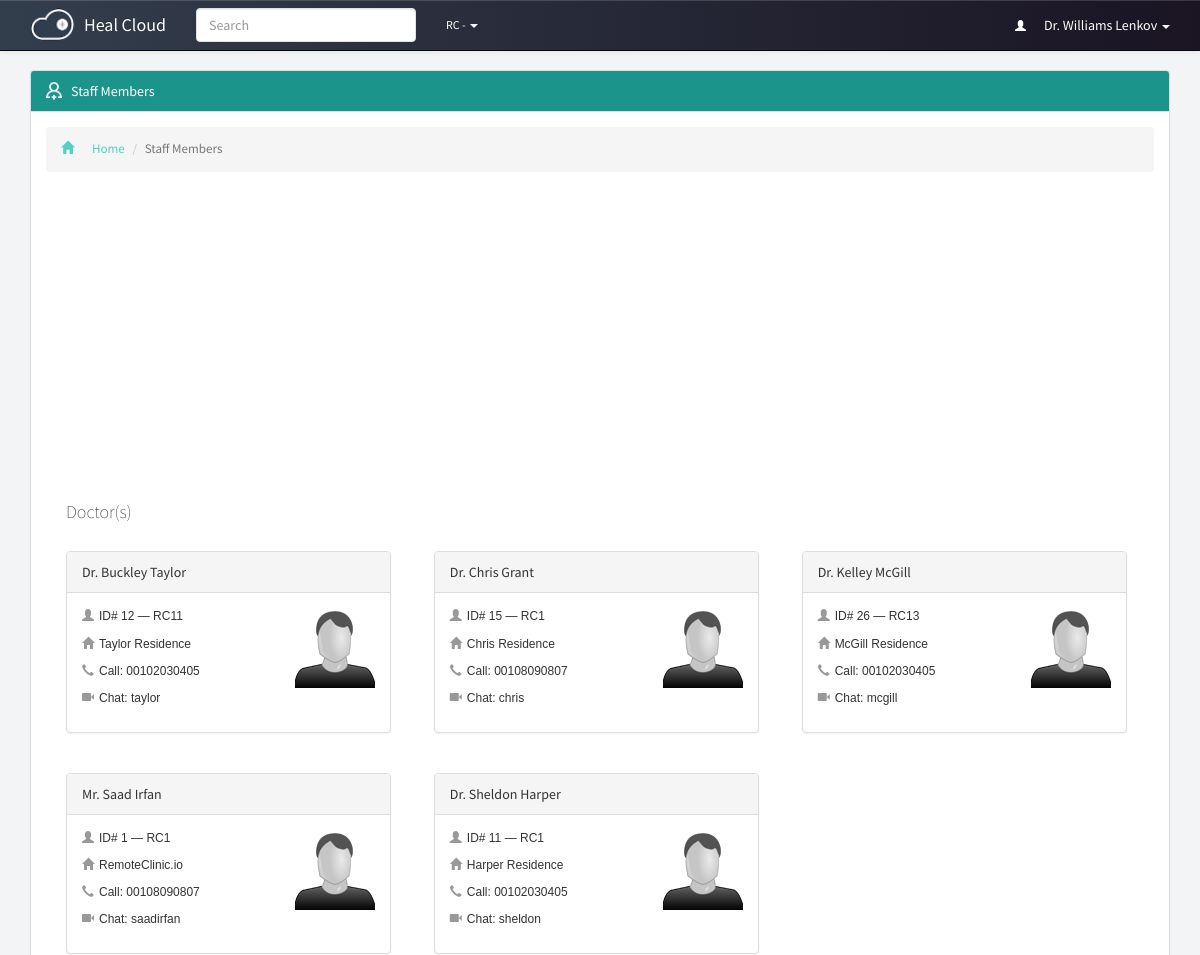
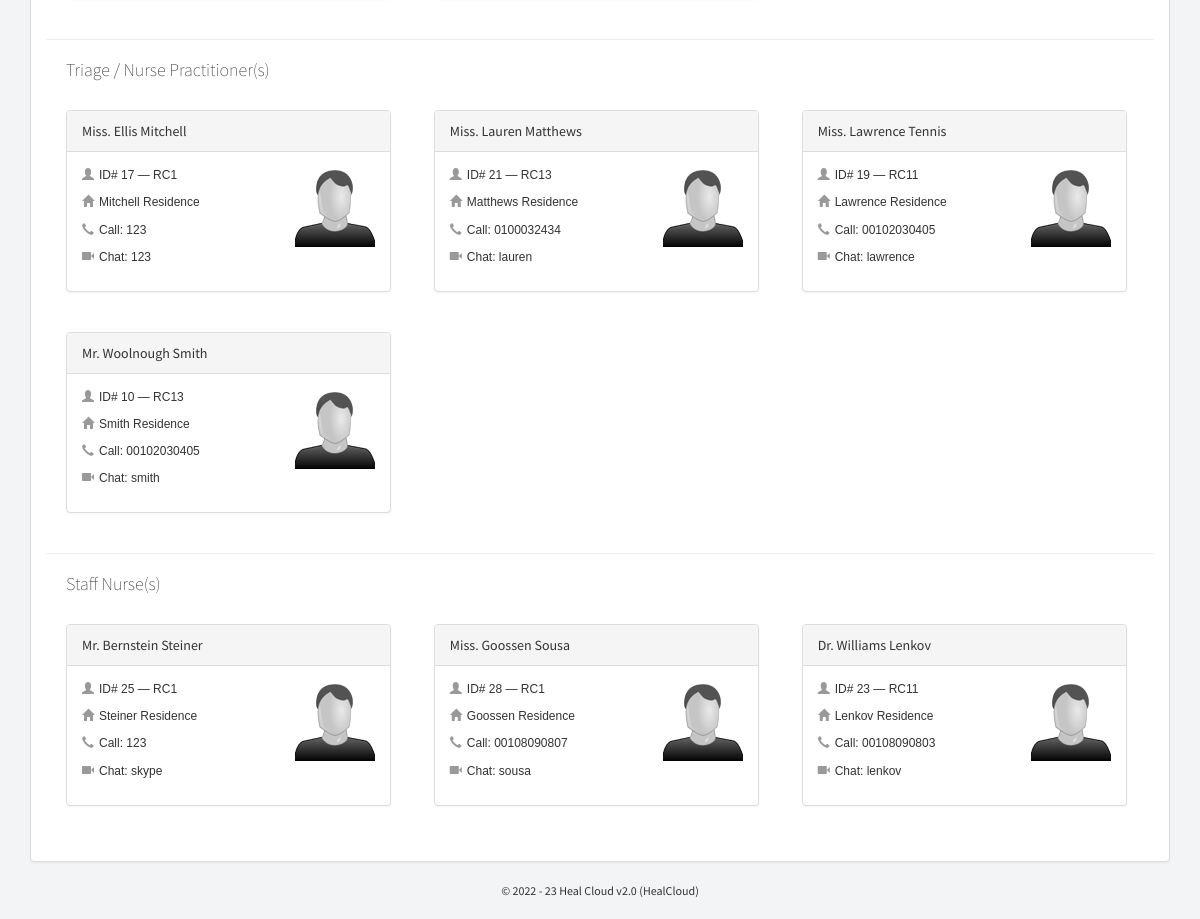
The page /staff/index.php (signed in) on the database its author committed (2 pictures, top to bottom).
### tables this page shows
CREATE TABLE `p_global_permissions` (
  `id` varchar(250) NOT NULL DEFAULT '',
  `portal_name` varchar(250) NOT NULL,
  `version` varchar(250) NOT NULL,
  `guardian_short_name` varchar(250) NOT NULL,
  `guardian_name` varchar(250) NOT NULL,
  `register_patient` varchar(20) NOT NULL,
  `prescribe_patient` varchar(20) NOT NULL,
  `patients_directory` varchar(20) NOT NULL,
  `pending_prescriptions` varchar(20) NOT NULL,
  `add_staff` varchar(20) NOT NULL,
  `staff_directory` varchar(20) NOT NULL,
  `my_porfile` varchar(20) NOT NULL,
  `staff_profile` varchar(20) NOT NULL,
  `add_branch` varchar(20) NOT NULL,
  `branches_directory` varchar(20) NOT NULL,
  `global_settings` varchar(20) NOT NULL,
  `introduce_medicine` varchar(20) NOT NULL,
  `update_stock` varchar(20) NOT NULL,
  `consumed_stock_local` varchar(20) NOT NULL,
  `consumed_stock_global` varchar(20) NOT NULL,
  `opening_time` varchar(250) NOT NULL,
  `closing_time` varchar(250) NOT NULL,
  `during_close_time` varchar(20) NOT NULL,
  `theme` varchar(250) NOT NULL,
  `timezone` varchar(250) NOT NULL,
  `charge_mode_a` varchar(250) NOT NULL,
  `charge_mode_b` varchar(250) NOT NULL,
  `charge_mode_c` varchar(250) NOT NULL,
  `charge_mode_d` varchar(250) NOT NULL,
  `access_level_6` varchar(250) NOT NULL,
  `access_level_5` varchar(250) NOT NULL,
  `access_level_4` varchar(250) NOT NULL,
  `access_level_3` varchar(250) NOT NULL,
  `access_level_2` varchar(250) NOT NULL,
  `access_level_1` varchar(250) NOT NULL,
  `mobile_number` varchar(250) NOT NULL,
  `address` varchar(250) NOT NULL,
  `sign_level` varchar(250) NOT NULL,
  `medicine_directory` varchar(250) NOT NULL,
  `medicine_profile` varchar(250) NOT NULL,
  `patient_contact` varchar(250) NOT NULL,
  `patient_address` varchar(250) NOT NULL,
  `patient_email` varchar(250) NOT NULL,
  `edit_patient` varchar(250) NOT NULL,
  `manage_patients` varchar(250) NOT NULL,
  `auto_refresh` varchar(250) NOT NULL,
  `currency` varchar(250) NOT NULL,
  `charge_mode_a_value` int(20) NOT NULL,
  `charge_mode_b_value` int(20) NOT NULL,
  `charge_mode_c_value` int(20) NOT NULL,
  `charge_mode_d_value` int(20) NOT NULL,
  `updated_by` varchar(255) NOT NULL,
  `last_update` datetime NOT NULL,
  `recent_hours` varchar(250) NOT NULL
);

CREATE TABLE `p_staff_dir` (
  `id` bigint(20) NOT NULL,
  `first_name` varchar(250) NOT NULL,
  `last_name` varchar(250) NOT NULL,
  `full_name` varchar(250) NOT NULL,
  `title` varchar(250) NOT NULL,
  `access_level` varchar(50) NOT NULL,
  `userid` varchar(250) NOT NULL,
  `passkey` varchar(250) NOT NULL,
  `contact` varchar(250) NOT NULL,
  `mobile` varchar(250) NOT NULL,
  `skype` varchar(250) NOT NULL,
  `address` varchar(250) NOT NULL,
  `branch` varchar(250) NOT NULL,
  `status` varchar(250) NOT NULL,
  `registered_by` varchar(250) NOT NULL,
  `last_update` datetime NOT NULL
);

### includes/libraries.php (called while the page is built, shortened)
<?php
	include "staff.php";
function sns_header($title){
	require_once "../theme/htmlhead.php";
	require_once "../theme/header.php";
}
function sns_footer(){
	require_once "../theme/footer.php";
}
?>

### pre-includes/regular-functions.php (called while the page is built, shortened)
<?php
$extension = ".php";
$global_permission = mysqli_fetch_object(mysqli_query($con, "select * from p_global_permissions where id='1'"));
function get_global($query)
{
	global $con;
	$get_global = mysqli_fetch_object(mysqli_query($con, "select $query from p_global_permissions where id='1' "));
	return $get_global->$query;
}
function if_logged_in()
{
	if (empty($_SESSION['id'])) {
		return false;
	} else if (empty($_SESSION['branch'])) {
		return false;
	} else if (empty($_SESSION['session_id'])) {
		return false;
	} else if (empty($_SESSION['access_level'])) {
		return false;
	} else if (empty($_SESSION['unique_code'])) {
		return false;
	} else {
		return true;
	}
}
function access_level2rank($access_level)
{
	global $global_permission;
	if ($access_level == 6) {
		$rank = "$global_permission->access_level_6";
	} else if ($access_level == 5) {
		$rank = "$global_permission->access_level_5";
	} else if ($access_level == 4) {
		$rank = "$global_permission->access_level_4";
	} else if ($access_level == 3) {
		$rank = "$global_permission->access_level_3";
	} else if ($access_level == 2) {
		$rank = "$global_permission->access_level_2";
	} else {
		$rank = "$global_permission->access_level_1";
	}
	return $rank;
}
function display_permission($query, $user = NULL)
{
	global $con;
	if (isset($user)) {
		$access_level = staff_info("access_level", $user);
	} else {
		$access_level = $_SESSION['access_level'];
	}
	$sql = mysqli_query($con, "select * from p_global_permissions");
	while ($permission_for = mysqli_fetch_array($sql)) {
		if ($access_level >= $permission_for[$query]) {
			return true;
		} else {
			return false;
		}
	}
}

### pre-includes/all.php (called while the page is built, shortened)
<?php
include "db.php";
require_once "regular-functions.php";
?>

### includes/initiate.php (called while the page is built)
<?php
	require_once "../pre-includes/all.php";
	require_once "libraries.php";
?>

### staff/index.php (the view, shortened to what this page needs)
<?php
require_once "../includes/initiate.php";
sns_header('Staff Members');
?>
<div id="staff-directory" class="container page">
	<div class="panel panel-default">
		<div class="panel-heading theme-staff"><span class="inlineicon staff-mini">Staff Members</span></div>
		<div class="panel-body">
			<ol class="breadcrumb link-staff">
				<li><a href="../dashboard"><i class="glyphicon glyphicon-home"></i>Home</a></li>
				<li class="active">Staff Members</li>
			</ol>
			<div id="chart_div" style="width: 100%; height: 300px;" class="center-chart"></div>
			<?php if (display_permission("staff_profile") == true) { ?>
				<h4 class="profile-ranks"><?php echo access_level2rank(5); ?>(s)</h4>
				<?php
				$sql = mysqli_query($con, "select * from p_staff_dir where access_level='5' order by first_name asc limit 2000") or die(mysqli_error($con));
				while ($staff = mysqli_fetch_array($sql)) {
				?>
					<a class="nohover" href="profile<?php echo $extension; ?>?id=<?php echo $staff['id'] ?>">
						<div class="panel panel-default profile-card profile-branch">
							<div class="panel-heading _theme-staff"><?php echo $staff['full_name'] ?></div>
							<div class="panel-body">
								<div class="pull-right"><?php echo staff_img("$staff[id]", "80px"); ?></div>
								<p><i class="glyphicon glyphicon-user"></i><span class="small_id_icon">ID# <?php echo $staff['id'] ?> — </span><span class="small_level_icon"><?php echo "$global_permission->guardian_short_name";
																																												echo $staff['branch'] ?></span></p>
								<p><i class="glyphicon glyphicon-home"></i><?php echo $staff['address'] ?></p>
								<p><i class="glyphicon glyphicon-earphone"></i>Call: <?php echo $staff['contact'] ?></p>
								<p><i class="glyphicon glyphicon-facetime-video"></i>Chat: <?php echo $staff['skype'] ?></p>
							</div>
						</div>
					</a>
				<?php } ?>
				<hr />
				<h4 class="profile-ranks"><?php echo access_level2rank(4); ?>(s)</h4>
				<?php
				$sql = mysqli_query($con, "select * from p_staff_dir where access_level='4' order by first_name asc limit 2000") or die(mysqli_error($con));
				while ($staff = mysqli_fetch_array($sql)) {
				?>
					<a class="nohover" href="profile<?php echo $extension; ?>?id=<?php echo $staff['id'] ?>">
						<div class="panel panel-default profile-card profile-branch">
							<div class="panel-heading _theme-staff"><?php echo $staff['full_name'] ?></div>
							<div class="panel-body">
								<div class="pull-right"><?php echo staff_img("$staff[id]", "80px"); ?></div>
								<p><i class="glyphicon glyphicon-user"></i><span class="small_id_icon">ID# <?php echo $staff['id'] ?> — </span><span class="small_level_icon"><?php echo "$global_permission->guardian_short_name";
																																												echo $staff['branch'] ?></span></p>
								<p><i class="glyphicon glyphicon-home"></i><?php echo $staff['address'] ?></p>
								<p><i class="glyphicon glyphicon-earphone"></i>Call: <?php echo $staff['contact'] ?></p>
								<p><i class="glyphicon glyphicon-facetime-video"></i>Chat: <?php echo $staff['skype'] ?></p>
							</div>
						</div>
					</a>
				<?php } ?>
				<hr />
				<h4 class="profile-ranks"><?php echo access_level2rank(3); ?>(s)</h4>
				<?php
				$sql = mysqli_query($con, "select * from p_staff_dir where access_level='3' order by first_name asc limit 2000") or die(mysqli_error($con));
				while ($staff = mysqli_fetch_array($sql)) {
				?>
					<a class="nohover" href="profile<?php echo $extension; ?>?id=<?php echo $staff['id'] ?>">
						<div class="panel panel-default profile-card profile-branch">
							<div class="panel-heading _theme-staff"><?php echo $staff['full_name'] ?></div>
							<div class="panel-body">
								<div class="pull-right"><?php echo staff_img("$staff[id]", "80px"); ?></div>
								<p><i class="glyphicon glyphicon-user"></i><span class="small_id_icon">ID# <?php echo $staff['id'] ?> — </span><span class="small_level_icon"><?php echo "$global_permission->guardian_short_name";
																																												echo $staff['branch'] ?></span></p>
								<p><i class="glyphicon glyphicon-home"></i><?php echo $staff['address'] ?></p>
								<p><i class="glyphicon glyphicon-earphone"></i>Call: <?php echo $staff['contact'] ?></p>
								<p><i class="glyphicon glyphicon-facetime-video"></i>Chat: <?php echo $staff['skype'] ?></p>
							</div>
						</div>
					</a>
				<?php } ?>
			<?php } ?>
			<div class="details-clear">&nbsp;</div>
		</div>
	</div>
</div>
<?php sns_footer(); ?>

### theme/htmlhead.php (shortened to what this page needs)
<!DOCTYPE html PUBLIC "-//W3C//DTD XHTML 1.0 Transitional//EN" "http://www.w3.org/TR/xhtml1/DTD/xhtml1-transitional.dtd">
<html xmlns="http://www.w3.org/1999/xhtml">
<head>

### theme/header.php (shortened to what this page needs)
<link rel="stylesheet" href="//netdna.bootstrapcdn.com/bootstrap/3.0.3/css/bootstrap.min.css">
<link rel="stylesheet" href="../theme/css/bootstrap.min.css">
<link rel="stylesheet" href="../theme/css/bootstrap-theme.min.css">
<link rel="stylesheet" href="../theme/css/main.css">
</head>
<body>
    <?php
  if (if_logged_in() == true) :
  ?>
    <nav class="navbar navbar-default navbar-fixed-top navbar-inverse">
        <div class="container">
            <div class="navbar-header">
                <a class="navbar-brand" href="../dashboard">
                    <div class="img-brand img-responsive"><img alt="Brand"
                            src="../theme/images/mini-inline-logo-res.png" class="img-responsive img-brand" /></div>
                    <div class="text"><?php echo get_global('portal_name'); ?></div>
                </a>
            </div>
            <div class="collapse navbar-collapse" id="bs-example-navbar-collapse-1">
                <form class="navbar-form navbar-left" method="GET" action="../search">
                    <div class="form-group">
                        <input type="text" name="searchme" class="form-control" placeholder="Search">
                    </div>
                </form>
                <ul class="nav navbar-nav">
                    <li class="dropdown mini">
                        <a href="#" class="dropdown-toggle" data-toggle="dropdown" role="button" aria-haspopup="true"
                            aria-expanded="false"><?php echo get_global('guardian_short_name'); ?> -
                            <?php  ?> <span class="caret"></span></a>
                    </li>
                </ul>
                <ul class="nav navbar-nav navbar-right">
                    <li class="dropdown">
                        <a href="#" class="dropdown-toggle" data-toggle="dropdown" role="button" aria-haspopup="true"
                            aria-expanded="false"><i class="glyphicon glyphicon-user"></i>
                            <?php echo staff_info("full_name"); ?> <span class="caret"></span></a>
                    </li>
                </ul>
            </div>
        </div>
    </nav>
    <?php endif; ?>

### includes/staff.php (shortened to what this page needs)
<?php
function staff_info($query,$id = NULL){
	global $con;
	if(!isset($id)){
		$id = $_SESSION['id'];
	}
	$call=mysqli_fetch_object(mysqli_query($con, "select * from p_staff_dir where id='$id'"));
	return $call->$query;
}
function staff_img($id,$size){
	$filename = '../media/staff/'.$id.'.png';
	if (file_exists($filename)) {
	echo"<img src=../pre-includes/timthumb.php?src=../media/staff/$id.png&h=$size&w=$size&zc=1 />";
	} else {
	echo"<img src=../media/staff/blank.png width=$size />";
	}
}

### theme/footer.php (shortened to what this page needs)
<div id="footer">&copy; 2022 - <?php echo date('y'); ?>
    <?php echo get_global('portal_name') . " v" . get_global('version'); ?> (HealCloud)</div>
</body>
</html>

### theme/css/main.css (style rules this page uses)
body, html { background: #f3f4f5; font-family: "Source Sans Pro", sans-serif; }
p { font-family: "Helvatica", Arial, sans-serif; }
.page.container { margin-top: 70px; }
.panel-body:before { -webkit-clip-path: polygon(0 0, 100% 0, 100% 56%, 0 42%); clip-path: polygon(0 0, 100% 0, 100% 56%, 0 42%); background-color: #e2e8ec !important; }
.navbar-inverse { background: linear-gradient(to right, #333e4c, #1a1423) !important; color: #fff; }
.navbar-nav .mini { font-size: 12px; }
.navbar-inverse .navbar-brand, .navbar-default .navbar-brand, .navbar-inverse .navbar-nav>li>a, .navbar-default .navbar-nav>li>a { color: #fff !important; }
.navbar-inverse .navbar-brand { padding-top: 0; }
.navbar-inverse .img-brand { padding-top: 0; margin-top: -4px; max-height: 33px; }
.navbar-inverse .navbar-brand .img-brand, .navbar-inverse .navbar-brand .text { display: inline-block !important; }
.navbar-inverse .navbar-brand .text { padding-top: 15px !important; margin-left: 5px; }
.navbar-nav .glyphicon { font-size: 11px !important; padding-right: 15px; }
.theme-staff { background: #1b958c !important; color: #fff !important; }
.link-staff a { color: #50d2c2 !important; }
.breadcrumb i { padding-right: 18px; }
.panel-body li { list-style: none; padding: 5px 0; font-size: 13px; color: #333; }
.panel-default>.panel-heading { background-image: none; }
form { margin-right: auto; margin-left: auto; }
.form-control { border: 1px solid #e2e2e2; }
.staff-mini { background: url(../icons/staff-mini.png) no-repeat; padding-left: 25px; background-size: 16px auto; }
.center-chart { margin: 0 auto !important; width: 100%; font-family: "Source Sans Pro", sans-serif !important; }
.profile-branch { min-width: 325px; margin: 20px; display: inline-block; }
.profile-branch p { font-size: 12px; }
a .profile-branch p { color: #333; }
a .profile-branch { text-decoration: none; }
a .profile-branch i { color: #999; margin-right: 5px; }
.profile-ranks { padding-left: 20px; font-weight: 100; }
#footer { text-align: center; font-size: 12px; margin-bottom: 20px; }
@media only screen and (min-width: 769px) { .navbar-form .form-control { min-width: 220px; } }

### rows shown on the page
p_global_permissions: access_level_5 "Doctor", guardian_short_name "RC", access_level_4 "Triage / Nurse Practitioner", access_level_3 "Staff Nurse"
p_staff_dir: full_name "Dr. Buckley Taylor", id "12", branch "11", address "Taylor Residence", contact "00102030405", skype "taylor"
p_staff_dir: full_name "Dr. Chris Grant", id "15", branch "1", address "Chris Residence", contact "00108090807", skype "chris"
p_staff_dir: full_name "Dr. Kelley McGill", id "26", branch "13", address "McGill Residence", contact "00102030405", skype "mcgill"
p_staff_dir: full_name "Mr. Saad Irfan", id "1", branch "1", address "RemoteClinic.io", contact "00108090807", skype "saadirfan"
p_staff_dir: full_name "Dr. Sheldon Harper", id "11", branch "1", address "Harper Residence", contact "00102030405", skype "sheldon"
p_staff_dir: full_name "Miss. Ellis Mitchell", id "17", branch "1", address "Mitchell Residence", contact "123", skype "123"
p_staff_dir: full_name "Miss. Lauren Matthews", id "21", branch "13", address "Matthews Residence", contact "0100032434", skype "lauren"
p_staff_dir: full_name "Miss. Lawrence Tennis", id "19", branch "11", address "Lawrence Residence", contact "00102030405", skype "lawrence"
p_staff_dir: full_name "Mr. Woolnough Smith", id "10", branch "13", address "Smith Residence", contact "00102030405", skype "smith"
p_staff_dir: full_name "Mr. Bernstein Steiner", id "25", branch "1", address "Steiner Residence", contact "123", skype "skype"
p_staff_dir: full_name "Miss. Goossen Sousa", id "28", branch "1", address "Goossen Residence", contact "00108090807", skype "sousa"
p_staff_dir: full_name "Dr. Williams Lenkov", id "23", branch "11", address "Lenkov Residence", contact "00108090803", skype "lenkov"

### other values the page prints
get_global('portal_name') "Heal Cloud"
get_global('guardian_short_name') "RC"
staff_info("full_name") "Dr. Williams Lenkov"
get_global('version') "2.0"
